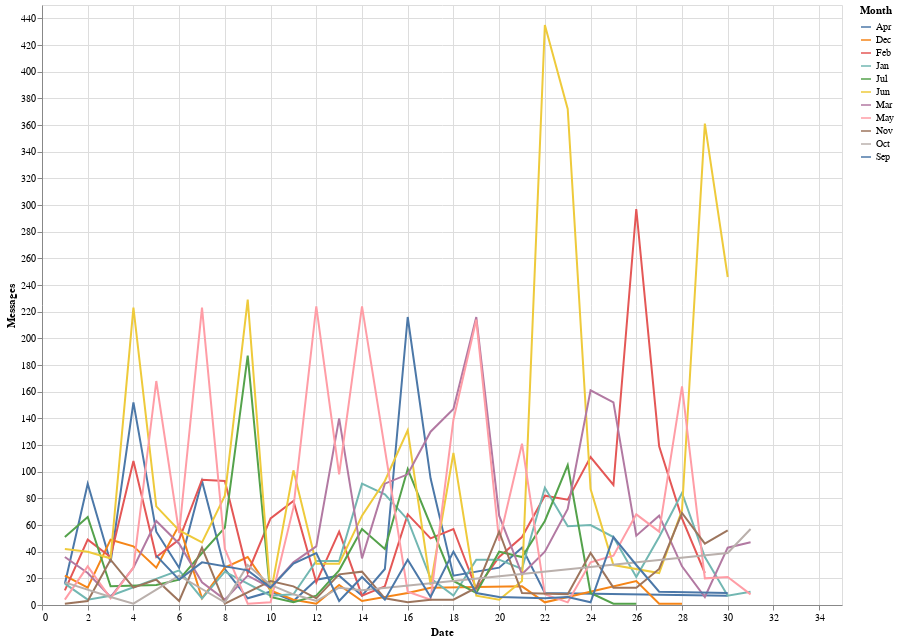

The notebook cell saved with this chart:
### Code cell
input_dropdown1 = alt.binding_select(options=list(set(df1.Month.unique())))

selected_points1 = alt.selection_single(fields=['Month'], bind=input_dropdown1, name='Select')

color = alt.condition(selected_points1,alt.Color('Month:N'),alt.value('transparent'))

alt.Chart(df1, width=800, height=600).mark_line().encode(
x='Date:Q',
y='Messages',
color=color,
tooltip='Month:Q'
).add_selection(selected_points1)

### Figure 1 — Vega-Lite specification as saved in the notebook (floating-point values rounded to 4 significant figures; data arrays with more than 128 entries replaced by an {"elided": "..."} marker saying what was removed)
{"config": {"view": {"continuousWidth": 400, "continuousHeight": 300}}, "data": {"name": "data-5221e94dc8f9464736d12f58bc86caa8"}, "mark": "line", "encoding": {"color": {"condition": {"type": "nominal", "field": "Month", "selection": "Select"}, "value": "transparent"}, "tooltip": {"type": "quantitative", "field": "Month"}, "x": {"type": "quantitative", "field": "Date"}, "y": {"type": "quantitative", "field": "Messages"}}, "height": 600, "selection": {"Select": {"type": "single", "fields": ["Month"], "bind": {"input": "select", "options": ["Dec", "Sep", "Oct", "Jul", "Jun", "Mar", "Nov", "Jan", "May", "Apr", "Feb"]}}}, "width": 800, "$schema": "https://vega.github.io/schema/vega-lite/v4.8.1.json", "datasets": {"data-5221e94dc8f9464736d12f58bc86caa8": {"elided": "279 records"}}}
